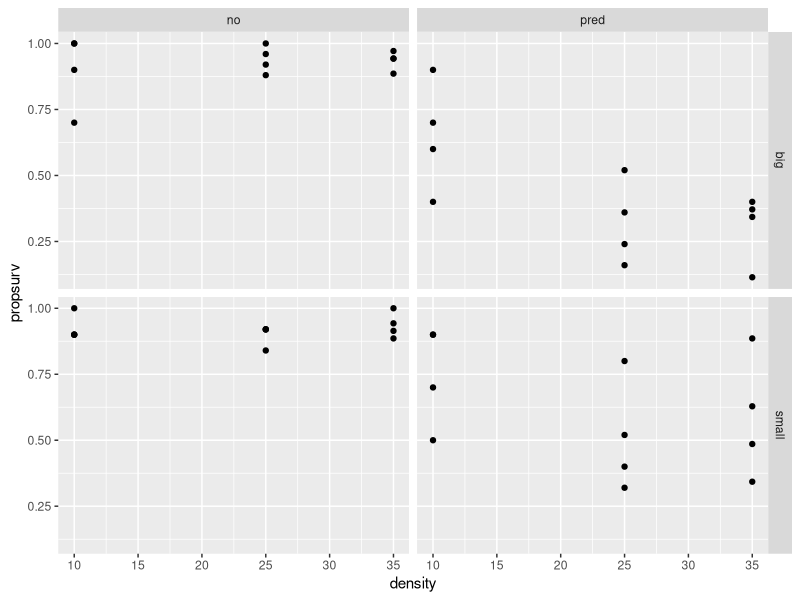

Write the R code that produced this figure.
## ---- chunk 1
library(tidyverse)

# Load data
Predation <- read_csv("ReedfrogPred.csv")
## ---- chunk 2
# Plot propsurve against density
p <- ggplot(data=Predation, aes(x=density, y=propsurv)) + 
	geom_point() + facet_grid(size ~ pred)
p
## ---- chunk 3
# Test whether propsurv declines with density
lm1 <- lm(propsurv ~ density, data=Predation)
summary(lm1)

# Oh! need to account for predators and size
lm2 <- lm(propsurv ~ density + pred + size, data=Predation)
summary(lm2)

coef(lm2)
